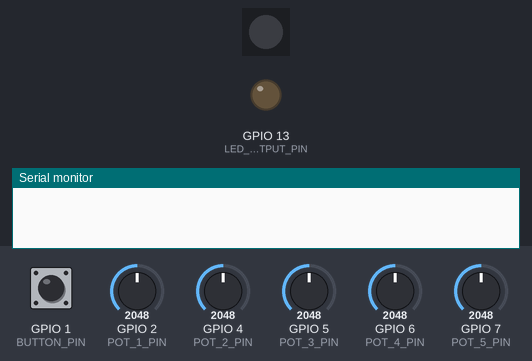
The sketch below on a simulated ESP32. On the bench: 1 RGB LEDs in strip order, left to right, output pins drawn as LEDs (lit = HIGH), the last lines printed to the serial monitor. The test bench sets the inputs (shaded band); at power-on: GPIO 1 (BUTTON_PIN) HIGH, GPIO 2 (POT_1_PIN) = 2048, GPIO 4 (POT_2_PIN) = 2048, GPIO 5 (POT_3_PIN) = 2048, GPIO 6 (POT_4_PIN) = 2048, GPIO 7 (POT_5_PIN) = 2048 (analog values on the 0–4095 scale). Dim RGB values are drawn brighter than linear; the local clock reads 2024-03-15 10:24:30 at power-on unless the sketch sets it; random numbers use the default seed unless the sketch sets one.

Above: at 1.2 s.
1.3 s: GPIO 1 (BUTTON_PIN) pulled LOW for 0.15 s
At 2.7 s:
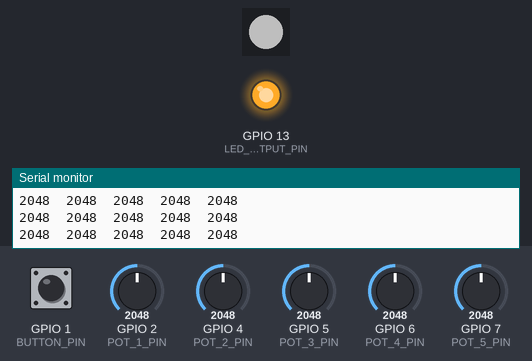
3.0 s: GPIO 1 (BUTTON_PIN) pulled LOW for 1 s
At 3.5 s:
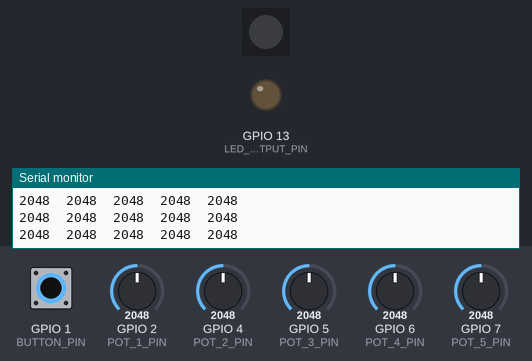
5.5 s: GPIO 1 (BUTTON_PIN) pulled LOW for 3.2 s
At 5.62 s:
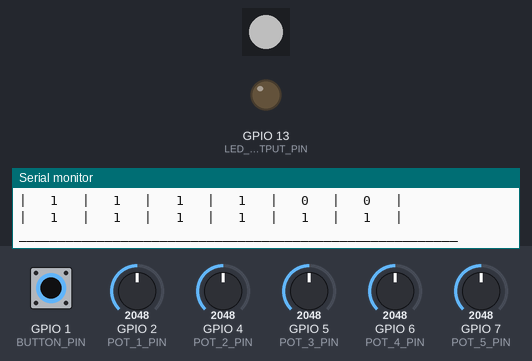
Timing chart, 0 to 8.5 s (numbered marks = the images above; inputs shaded):
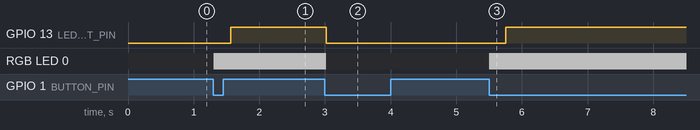

Measured:
- after the input at 1.3 s, GPIO 13 (LED_OUTPUT_PIN): LOW → HIGH after 0.27 s; RGB LED 0: off → RGB(80, 80, 80) at once
- after the input at 3.0 s, GPIO 13 (LED_OUTPUT_PIN): HIGH → LOW at once; RGB LED 0: RGB(80, 80, 80) → off at once
- after the input at 5.5 s, GPIO 13 (LED_OUTPUT_PIN): LOW → HIGH after 0.25 s; RGB LED 0: off → RGB(80, 80, 80) at once

The sketch:

perceptron.ino
```cpp
// (licence header left out)
/* ******************************************************************** */
/* **************************** LIBRARIES ***************************** */

// Standard libraries:
#include <stdint.h>
#include <stdbool.h>

// Custom libraries:
#include "timing.h"
#include "perceptron_library.h"
#include "HAL.hpp"
#include "PRINT.h"
#include "BSP.hpp"


/* ******************************************************************** */
/* ********************* PERCEPTRON CONFIGURATION ********************* */

#define TRAINING_SELECTOR 1
// 1 == AND; 2 == OR; 3 == NAND; 4 == NOR;
// 5 == XOR; 6 == XNOR; 7 == Custom.

#define CUSTOM_TRAINING_DATA_SELECTOR 1
// 0 == User selected; n == Program selected n.

// Custom training datasets (program selected):
// Note:	custom_training_data_selector = Number of training dataset selected.
// Note:	First columns of training datasets' arrays: xi (input vector).
//			  Last column of training datasets' arrays:	yi (desired output / label).


/* ******************************************************************** */
/* ************************ PIN CONFIGURATION ************************* */

// LED that shows system output in binary: {0, 1}.
#define LED_OUTPUT_PIN	13	// System output LED.

// LED that shows system mode: {OFF, RUN}.
//#define LED_MODE_PIN	9	  // System mode LED.

// Button that changes system mode:
#define BUTTON_PIN		1	// System mode button.


// System inputs' pins (sensors/potentiometers):
#define NUMBER_OF_POTS 5
#define POTS_THRESHOLD 2048

#define POT_1_PIN 2
#define POT_2_PIN 4
#define POT_3_PIN 5
#define POT_4_PIN 6
#define POT_5_PIN 7


/* ******************************************************************** */
/* ******************* GLOBAL VARIABLES AND OBJECTS ******************* */

// **** Perceptron model variables:

perceptron_model_t model = {0};

double custom_training_data_1[4][3] = { // Custom training dataset 1.
  {0, 0, 0},
  {0, 1, 1},
  {1, 0, 1},
  {1, 1, 0},
};


// **** Global variables:

// Training data configuration:
uint32_t  dimensions = NUMBER_OF_POTS;
uint8_t   training_selector = TRAINING_SELECTOR;
uint8_t   custom_training_data_selector = CUSTOM_TRAINING_DATA_SELECTOR;

bool button_pressed_flag = false;

uint8_t system_mode = 0;
// system_mode == 0 	-> OFF
// system_mode == 1 	-> ON (RUN)

double output = 0;

double pots_values[NUMBER_OF_POTS] = {0};


#if NUMBER_OF_POTS == 2
uint8_t pots_pins[NUMBER_OF_POTS] = {
  POT_1_PIN, POT_2_PIN
};

#elif NUMBER_OF_POTS == 3
uint8_t pots_pins[NUMBER_OF_POTS] = {
  POT_1_PIN, POT_2_PIN, POT_3_PIN
};

#elif NUMBER_OF_POTS == 4
uint8_t pots_pins[NUMBER_OF_POTS] = {
  POT_1_PIN, POT_2_PIN, POT_3_PIN,
  POT_4_PIN
};

#elif NUMBER_OF_POTS == 5
uint8_t pots_pins[NUMBER_OF_POTS] = {
  POT_1_PIN, POT_2_PIN, POT_3_PIN,
  POT_4_PIN, POT_5_PIN
};

#endif


// **** Global objects:

// System inputs:

button_t button;
potentiometer_t pots[NUMBER_OF_POTS];

// System outputs:

//led_t led_system_mode; -> led_builtin
led_t led_system_output;


/* ******************************************************************** */
/* ************************** MAIN FUNCTIONS ************************** */

// **** Hardware setup:

void setup(){
  Serial.begin(115200);

  if(NUMBER_OF_POTS < 2 || NUMBER_OF_POTS > 5){
		printf("\nError: NUMBER_OF_POTS must be between 2 and 5.\n\n");
		while(true);
  }

  // Initializes button object:
  hal_button_init(&button, BUTTON_PIN, INPUT_PULLUP_MODE, true);

  // Initializes LED objects:
  bsp_init(); // Initializes system mode LED = builtin LED = GPIO 2
  hal_led_init(&led_system_output, LED_OUTPUT_PIN, false);

  // Initializes potentiometers pins as ADC objects:
	for(uint8_t i = 0; i < NUMBER_OF_POTS; i++)
    hal_adc_init(&pots[i], pots_pins[i], false);

  return;
}


// **** Main system loop:

void loop(){

  // **** System start/stop controlled by button:
  if(hal_button_was_pressed(&button)){
    ++system_mode;

    switch(system_mode){
      case 0:	// Mode: OFF.
        bsp_turn_off_builtin_led(); print_welcome_message(); break;

      case 1:	// Mode: RUN.
        bsp_turn_on_builtin_led(); break;

      default:
        // **** 7th Step [VERY IMPORTANT]: Free allocated memory used by perceptron model.
        perceptron_free(&model);
        bsp_turn_off_builtin_led();
        hal_led_turn_off(&led_system_output);
        system_mode = 0;
        break;
    }
  }

  // **** System in RUN mode:

  // Model training:
  if(system_mode == 1){

    // **** 1st Step: Create truth table. This data will be used for training:

    uint32_t samples_number;	// No. of rows for training data.
    double** training_samples;

    // Selection of training data:

    if(training_selector < 7){ 	// Logic gates' truth tables as training data.
      samples_number = (uint32_t) pow(2, (double) dimensions); // Num. rows for truth table.
      training_samples = perceptron_get_truth_table(dimensions, training_selector);
    }
    else if(custom_training_data_selector == 0){	// User selected training data (user input).
      printf("Unfinished code in this option.");
      while(true) delay(10);
      // >>>>>>>>>>>>>>>>>>>>>>>>>>>>>>>>>>>>>>>>>>>>>>>>>>>>>>>>>>>>>>>>>>>>>>> MISSING CODE
    }
    else if(custom_training_data_selector == 1){ // Custom training dataset 1.
      samples_number 	= sizeof(custom_training_data_1) / sizeof(custom_training_data_1[0]);
      dimensions		= sizeof(custom_training_data_1[0]) / sizeof(custom_training_data_1[0][0]) - 1;

      // Creates dinamically allocated array and assigns its pointers to training_samples:
      training_samples = (double**) malloc((size_t)samples_number * sizeof(double*));

      for(uint32_t i = 0; i < samples_number; i++)
        training_samples[i] = (double*) malloc((size_t) (dimensions + 1) * sizeof(double));

      // Assigns values from custom_training_data_1 to training_samples:
      for(uint32_t row = 0; row < samples_number; row++)	// All samples.
        for(uint32_t col = 0; col <= dimensions; col++)	// xi and yi (<= instead of <).
          training_samples[row][col] = custom_training_data_1[row][col];
    }
    else{
      samples_number = 0;
      training_samples = NULL;
      while(true) delay(10);
    }

    puts("________________________________________________________\n");
    puts("Training data (truth table):\n");

    perceptron_print_data_table(training_samples, dimensions, samples_number);


    // **** 2nd Step: Create training data arrays from truth table:

    double x[samples_number][dimensions];	// Creates the array of input vectors.
    double y[samples_number];				// Creates the array of labels (desired outputs).

    // Assigns the values of the truth table to the training data arrays:
    for(uint32_t row = 0; row < samples_number; row++){
      for(uint32_t col = 0; col < dimensions; col++)
        x[row][col] = training_samples[row][col];	// Assings values to array of input vectors.

      // Assigns training_samples's last column of values (2nd index = dimensions) to array of labels:
      y[row] = training_samples[row][dimensions];
    }

    perceptron_free_data_table(training_samples, samples_number);	// Frees allocated memory for truth table.


    // **** 3rd Step: Creation and initialization of perceptron model:

    perceptron_init(&model, dimensions, STEP);


    // **** 4th Step: Training (Least Mean Squares method):

    // Cycle control variables:
    double min_error 	= 0.01;	// Minimum acceptable error in each training sample.
    uint32_t max_epochs	= 500;	// Maximum number of iterations/epochs.

    // Parameters:
    double n = 0.5;					// Training rate.

    // Trains model:
    perceptron_train(
      &model,
      dimensions,
      samples_number,
      &x[0][0],
      y,
      LMS,
      min_error,
      max_epochs,
      n,
      true
    );


    // **** 5th Step: Testing:
    perceptron_test(
      &model,
      dimensions,
      samples_number,
      &x[0][0],
      y,
      true
    );


    // **** 6th step: Inference:
    printf("\nStarting inference...\n\n");

    system_mode = 2;
  }

  // Model inference:
  if(system_mode == 2){
    for(uint8_t i = 0; i < NUMBER_OF_POTS; i++){
      if(hal_adc_read(&pots[i]) >= POTS_THRESHOLD)
        pots_values[i] = 1;
      else
        pots_values[i] = 0;

      printf("%d\t", hal_adc_read(&pots[i]));
    }
    printf("\n");

    output = perceptron_predict(&model, &pots_values[0], dimensions);

    hal_led_set_state(&led_system_output, (bool)output);

    delay(100);
  }

  delay(20);
  return;
}
```

ADC.cpp
```cpp
/* ******************************************************************** */
/* **************************** LIBRARIES ***************************** */

// Standard libraries:
#include <Arduino.h>
#include <stdio.h>
#include <stdint.h>
#include <stdbool.h>
#include <math.h>

// Custom libraries:
#include "HAL.hpp"
#include "BSP.hpp"


/* ******************************************************************** */
/* ******************* GLOBAL VARIABLES AND OBJECTS ******************* */

uint8_t global_adc_resolution = ADC_DEFAULT_RESOLUTION;


/* ******************************************************************** */
/* ********************** FUNCTIONS' DEFINITIONS ********************** */

// **** Functions for potentiometer object:

// Function to configure GPIO as a potentiometer (set an ADC channel):
void hal_adc_init(adc_input_t *adc_object, uint8_t pin,
    bool invert_logic){

    if(!is_valid_adc_input(pin)){
        printf("\nError: Invalid pin (GPIO %d) for ADC input.\n", (int) pin);
        return;
    }

    pinMode(pin, INPUT);
    analogReadResolution(global_adc_resolution);    // 12 bits: 0 - 4095.
    analogSetPinAttenuation(pin, ADC_11db);         // 0 - 3.1 V.

    adc_object->_pin            = pin;
    adc_object->_is_initialized = true;
    adc_object->_inverted_logic = invert_logic;
    adc_object->_state          = analogRead(pin);

}

// Functions to set and read ADC channel state:
uint16_t hal_adc_read(adc_input_t *adc_object){
    if(!adc_object->_is_initialized) return 0;

    adc_object->_state = (adc_object->_inverted_logic) ? (pow(2, global_adc_resolution) - 1) - analogRead(adc_object->_pin) : analogRead(adc_object->_pin);
    return adc_object->_state;
}


// Functions to change ADC configuration:

void hal_adc_set_resolution(uint8_t new_global_adc_resolution){
    if(new_global_adc_resolution <= ADC_DEFAULT_RESOLUTION){
        global_adc_resolution = new_global_adc_resolution;
        analogReadResolution(global_adc_resolution);
    }

    return;
}

void hal_adc_set_channel_attenuation(adc_input_t *adc_object,
	uint8_t adc_channel_attenuation){

    if(!adc_object->_is_initialized) return;

    if(adc_channel_attenuation <= ADC_11db)
        analogSetPinAttenuation(adc_object->_pin, (adc_attenuation_t)adc_channel_attenuation);

    return;
}
```

BSP.cpp
```cpp
/* ******************************************************************** */
/* **************************** LIBRARIES ***************************** */

// Standard libraries:
#include <Arduino.h>
#include <stdio.h>
#include <stdint.h>
#include <stdbool.h>

// Custom libraries:
#include "BSP.hpp"


/* ******************************************************************** */
/* ******************* GLOBAL VARIABLES AND OBJECTS ******************* */

extern Adafruit_NeoPixel led_builtin(NUMPIXELS, LED_BUILTIN_PIN, NEO_GRB + NEO_KHZ800);
uint8_t led_builtin_state[3] = {0};


/* ******************************************************************** */
/* ********************** FUNCTIONS' DEFINITIONS ********************** */

// **** Functions for GPIO function validation:

// GPIOs configured as inputs:

bool is_valid_digital_input(uint8_t pin){
    if(!((pin >= 1 && pin <= 18)    ||
	    (pin == 21)                 ||
	    (pin >= 33 	&& pin <= 42)   ||
	    (pin >= 45 	&& pin <= 48))){

        return false;
    }
    return true;
}

bool is_valid_adc_input(uint8_t pin){
    if(!(pin >= 1 && pin <= 16)){
        return false;
    }
    return true;
}

// GPIOs configured as outputs:

bool is_valid_digital_output(uint8_t pin){
    if(!((pin >= 1 && pin <= 18)    ||
	    (pin == 21)                 ||
	    (pin >= 33 	&& pin <= 42)   ||
	    (pin >= 45 	&& pin <= 48))){

        return false;
    }
    return true;
}

bool is_valid_pwm_output(uint8_t pin){
    if(!((pin >= 1 && pin <= 16)    ||
	    (pin >= 33 	&& pin <= 42)   ||
	    (pin >= 45 	&& pin <= 48))){

        return false;
    }
    return true;
}


// **** Functions for builtin hardware components:

void bsp_init(void){
    led_builtin.begin();
    bsp_set_rgb_color(0, 0, 0);

    return;
}

void bsp_turn_on_builtin_led(void){
    bsp_set_rgb_color(MAX_LED_BRIGHTNESS, MAX_LED_BRIGHTNESS, MAX_LED_BRIGHTNESS);
    return;
}

void bsp_turn_off_builtin_led(void){
    bsp_set_rgb_color(0, 0, 0);
    return;
}

void bsp_toggle_builtin_led(void){
    if(led_builtin_state[0] > 0 || led_builtin_state[1] > 0 || led_builtin_state[2] > 0)
        bsp_turn_on_builtin_led();
    else
        bsp_turn_off_builtin_led();

    return;
}

void bsp_set_rgb_color(uint8_t r, uint8_t g, uint8_t b){
  led_builtin.setPixelColor(0, led_builtin.Color(r, g, b));
  led_builtin_state[0] = r;
  led_builtin_state[1] = g;
  led_builtin_state[2] = b;
  led_builtin.show();
  return;
}
```

BSP.hpp
```cpp
#ifndef BSP_HPP
#define BSP_HPP


/* ******************************************************************** */
/* **************************** LIBRARIES ***************************** */

// Standard libraries:
#include <Arduino.h>
#include <stdint.h>
#include <stdbool.h>
#include <Adafruit_NeoPixel.h>


/* ******************************************************************** */
/* ********************** BOARD COMPONENTS' PINS ********************** */

#define LED_BUILTIN_PIN     48
#define MAX_LED_BRIGHTNESS  80
#define NUMPIXELS           1


/* ******************************************************************** */
/* ******************* GLOBAL VARIABLES AND OBJECTS ******************* */

extern uint8_t led_builtin_state[3];


/* ******************************************************************** */
/* ********************** FUNCTIONS' PROTOTYPES *********************** */


// **** Functions for GPIO function validation:

// GPIOs configured as inputs:
bool is_valid_digital_input(uint8_t pin);
bool is_valid_adc_input(uint8_t pin);

// GPIOs configured as outputs:
bool is_valid_digital_output(uint8_t pin);
bool is_valid_pwm_output(uint8_t pin);


// **** Functions for builtin hardware components:

void bsp_init(void);

void bsp_turn_on_builtin_led(void);
void bsp_turn_off_builtin_led(void);
void bsp_toggle_builtin_led(void);

void bsp_set_rgb_color(uint8_t r, uint8_t g, uint8_t b);


#endif /* BSP_HPP */
```

PRINT.c
```cpp
/* ******************************************************************** */
/* **************************** LIBRARIES ***************************** */

#include <Arduino.h>
#include <stdio.h>


/* ******************************************************************** */
/* ********************** FUNCTIONS' DEFINITIONS ********************** */

void print_welcome_message(void){
    printf("\n===================================\n");
    printf("PERCEPTRON PROGRAM\n");
    printf("Developed by:\n");
    printf("Hector Said Herrera Niño\n");
    printf("Abdiel Alejandro Rodríguez Coronado\n");
    printf("===================================\n");
}
```

PRINT.h
```cpp
#ifndef PRINT_H
#define PRINT_H

#ifdef __cplusplus
extern "C" {
#endif


/* ******************************************************************** */
/* **************************** LIBRARIES ***************************** */

#include <Arduino.h>


/* ******************************************************************** */
/* ********************** FUNCTIONS' PROTOTYPES *********************** */

void print_welcome_message(void);


#ifdef __cplusplus
}
#endif

#endif /* PRINT_H */
```

perceptron_library.h
```cpp
#ifndef PERCEPTRON_LIBRARY_H
#define PERCEPTRON_LIBRARY_H

#define PERCEPTRON_H_VERSION 0
// PERCEPTRON_H_VERSION == 0 -> Windows system.
// PERCEPTRON_H_VERSION == 1 -> Arduino IDE.
// PERCEPTRON_H_VERSION == 2 -> ESP-IDF in Espressif IDE.

// Automatic platform detection:
	#if defined(_WIN32) || defined(_WIN64)
		#undef PERCEPTRON_H_VERSION
	    #define PERCEPTRON_H_VERSION 0

	#elif defined(ARDUINO)
		#undef PERCEPTRON_H_VERSION
	    #define PERCEPTRON_H_VERSION 1

	#elif defined(ESP_PLATFORM) && !defined(ARDUINO)
		#undef PERCEPTRON_H_VERSION
	    #define PERCEPTRON_H_VERSION 2

	#endif


#include <stdbool.h>
#include <stdint.h>

typedef enum{
	IS_EMPTY = 0,
	IS_INITIALIZED,
	IS_TRAINED
} perceptron_flags_e;

typedef enum{
	UNSPECIFIED = 0,
	STEP,
	SIGMOID,
	HYPERBOLIC_TANGENT,
	RELU
} activation_function_e;

typedef enum{
	LMS = 0
} training_algorithm_e;

typedef struct{
	double* 	w;
	uint32_t 	dimensions;
	perceptron_flags_e 		flags;
	activation_function_e 	activation_function;
} perceptron_model_t;


	#ifdef __cplusplus
	extern "C" {
	#endif

double** perceptron_get_truth_table(uint32_t dimensions, uint8_t training_selector);
void perceptron_free_data_table(double** data_table, uint32_t samples_number);
void perceptron_print_data_table(double** data_table, uint32_t dimensions, uint32_t samples_number);

double random_double(double min, double max);

bool perceptron_activation_function(double r);

void perceptron_init(perceptron_model_t* model, uint32_t dimensions, activation_function_e activation_function);
void perceptron_free(perceptron_model_t* model);

double perceptron_predict(perceptron_model_t* model, double* x, uint32_t dimensions);
void perceptron_train(perceptron_model_t* model, uint32_t dimensions, uint32_t samples_number, double* x, double* y, training_algorithm_e training, double min_error, uint32_t max_epochs, double n, bool print_process);
uint32_t perceptron_test(perceptron_model_t* model, uint32_t dimensions, uint32_t samples_number, double* x, double* y,bool print_process);

	#ifdef __cplusplus
	}
	#endif


#endif
```

Source omitted: perceptron_library.c (12527 bytes), timing.c (4859 bytes), timing.h (2702 bytes), HAL.hpp (3656 bytes), GPIO.cpp (4409 bytes)
